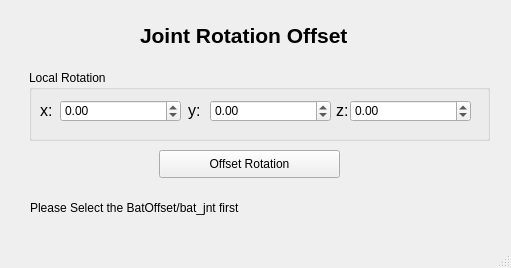
<?xml version="1.0" encoding="UTF-8"?>
<ui version="4.0">
 <class>MainWindow</class>
 <widget class="QMainWindow" name="MainWindow">
  <property name="geometry">
   <rect>
    <x>0</x>
    <y>0</y>
    <width>511</width>
    <height>268</height>
   </rect>
  </property>
  <property name="windowTitle">
   <string>MainWindow</string>
  </property>
  <widget class="QWidget" name="centralwidget">
   <widget class="QPushButton" name="execButton">
    <property name="geometry">
     <rect>
      <x>159</x>
      <y>150</y>
      <width>181</width>
      <height>28</height>
     </rect>
    </property>
    <property name="text">
     <string>Offset Rotation</string>
    </property>
   </widget>
   <widget class="QLabel" name="label">
    <property name="geometry">
     <rect>
      <x>40</x>
      <y>101</y>
      <width>16</width>
      <height>19</height>
     </rect>
    </property>
    <property name="font">
     <font>
      <pointsize>12</pointsize>
     </font>
    </property>
    <property name="text">
     <string>x:</string>
    </property>
   </widget>
   <widget class="QLabel" name="label_2">
    <property name="geometry">
     <rect>
      <x>188</x>
      <y>101</y>
      <width>16</width>
      <height>19</height>
     </rect>
    </property>
    <property name="font">
     <font>
      <pointsize>12</pointsize>
     </font>
    </property>
    <property name="text">
     <string>y:</string>
    </property>
   </widget>
   <widget class="QLabel" name="label_3">
    <property name="geometry">
     <rect>
      <x>336</x>
      <y>101</y>
      <width>16</width>
      <height>19</height>
     </rect>
    </property>
    <property name="font">
     <font>
      <pointsize>12</pointsize>
     </font>
    </property>
    <property name="text">
     <string>z:</string>
    </property>
   </widget>
   <widget class="QLabel" name="label_4">
    <property name="geometry">
     <rect>
      <x>140</x>
      <y>20</y>
      <width>231</width>
      <height>31</height>
     </rect>
    </property>
    <property name="font">
     <font>
      <pointsize>16</pointsize>
      <weight>75</weight>
      <bold>true</bold>
     </font>
    </property>
    <property name="text">
     <string>Joint Rotation Offset</string>
    </property>
   </widget>
   <widget class="QGroupBox" name="groupBox">
    <property name="geometry">
     <rect>
      <x>29</x>
      <y>70</y>
      <width>461</width>
      <height>71</height>
     </rect>
    </property>
    <property name="title">
     <string>Local Rotation</string>
    </property>
   </widget>
   <widget class="QDoubleSpinBox" name="xSpinBox">
    <property name="geometry">
     <rect>
      <x>60</x>
      <y>100</y>
      <width>121</width>
      <height>22</height>
     </rect>
    </property>
    <property name="minimum">
     <double>-1000.000000000000000</double>
    </property>
    <property name="maximum">
     <double>1000.000000000000000</double>
    </property>
   </widget>
   <widget class="QDoubleSpinBox" name="ySpinBox">
    <property name="geometry">
     <rect>
      <x>210</x>
      <y>100</y>
      <width>121</width>
      <height>22</height>
     </rect>
    </property>
    <property name="minimum">
     <double>-1000.000000000000000</double>
    </property>
    <property name="maximum">
     <double>1000.000000000000000</double>
    </property>
   </widget>
   <widget class="QDoubleSpinBox" name="zSpinBox">
    <property name="geometry">
     <rect>
      <x>350</x>
      <y>100</y>
      <width>121</width>
      <height>22</height>
     </rect>
    </property>
    <property name="minimum">
     <double>-1000.000000000000000</double>
    </property>
    <property name="maximum">
     <double>1000.000000000000000</double>
    </property>
   </widget>
   <widget class="QLabel" name="errorLabel">
    <property name="geometry">
     <rect>
      <x>30</x>
      <y>200</y>
      <width>211</width>
      <height>16</height>
     </rect>
    </property>
    <property name="text">
     <string>Please Select the BatOffset/bat_jnt first</string>
    </property>
   </widget>
   <zorder>execButton</zorder>
   <zorder>label_4</zorder>
   <zorder>groupBox</zorder>
   <zorder>label_3</zorder>
   <zorder>label</zorder>
   <zorder>label_2</zorder>
   <zorder>xSpinBox</zorder>
   <zorder>ySpinBox</zorder>
   <zorder>zSpinBox</zorder>
   <zorder>errorLabel</zorder>
  </widget>
  <widget class="QMenuBar" name="menubar">
   <property name="geometry">
    <rect>
     <x>0</x>
     <y>0</y>
     <width>511</width>
     <height>26</height>
    </rect>
   </property>
  </widget>
  <widget class="QStatusBar" name="statusbar"/>
 </widget>
 <resources/>
 <connections/>
</ui>
